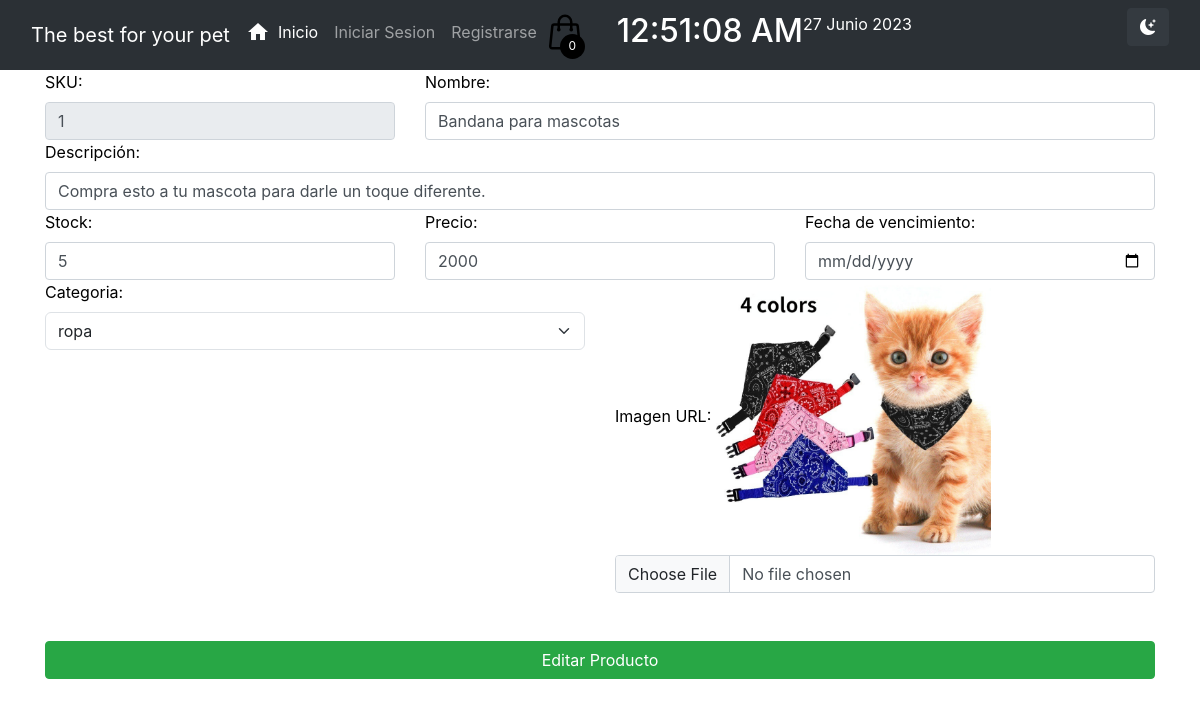
The app's page /editarProducto/1 with its own data.
### apps/Tienda/models.py (models this page shows, shortened)
class Producto(models.Model):
    sku = models.IntegerField(primary_key=True)
    nombre = models.CharField(max_length=100, null=False)
    descripcion = models.CharField(max_length=150,null=False)
    stock = models.IntegerField(null=False)
    precio = models.IntegerField(null=False)
    fecha_ingreso = models.DateField(auto_now_add=True)
    fecha_vencimiento = models.DateField(null=True,blank=True)
    categoria_id = models.ForeignKey(Categoria,on_delete=models.CASCADE)
    image_url = models.ImageField(upload_to="imagenesProductos")

### apps/Tienda/views.py (the view)
# urls.py: path('editarProducto/<sku>',views.cargarEditarProducto),
def cargarEditarProducto(request,sku):
    productos = Producto.objects.get(sku = sku)
    categorias = Categoria.objects.all()
    cateId = productos.categoria_id
    productoCategoria = Categoria.objects.get(categoria_id = cateId.categoria_id).categoria_id
    return render(request,"editar.html",{"prod":productos, "cate":categorias,"categoriaId":productoCategoria})

### apps/Tienda/templates/editar.html (shortened to what this page needs)
{% extends "./modulos.html" %}
{% load static %}
{% block head %}
<link rel="stylesheet" href="{% static 'css/registro.css' %}">
<link rel="stylesheet" href="{% static 'css/style.css' %}">
{% endblock %}
{% block body %}
<div class="container">
    <form action="/editarProductoForm" method="POST" enctype="multipart/form-data"> {% csrf_token %}
        <div class="row">
            <div class="col-md-4">
                <label for="txtSku">SKU:</label>
                <input readonly value="{{prod.sku}}" name="txtSku" id="txtSku" type="text" class="form-control">
            </div>
            <div class="col-md-8">
                <label for="txtNombre">Nombre:</label>
                <input value="{{prod.nombre}}" name="txtNombre" id="txtNombre" type="text" class="form-control">
            </div>
            <div class="col-md-12">
                <label for="txtDescripcion">Descripción:</label>
                <input value="{{prod.descripcion}}" name="txtDescripcion" id="txtDescripcion" type="text" class="form-control">
            </div>
            <div class="col-md-4">
                <label for="txtStock">Stock:</label>
                <input value="{{prod.stock}}" name="txtStock" id="txtStock" type="text" class="form-control">
            </div>
            <div class="col-md-4">
                <label for="txtPrecio">Precio:</label>
                <input value="{{prod.precio}}" name="txtPrecio" id="txtPrecio" type="number" class="form-control">
            </div>
            <div class="col-md-4">
                <label for="fechaVencimientoSel">Fecha de vencimiento:</label>
                <input value="{{prod.fecha_vencimiento|date:'Y-m-d'}}" type="date" name="fechaVencimientoSel" id="fechaVencimientoSel" type="text" class="form-control">
            </div>
            <div class="col-md-6">
                <label for="cmbCategoria">Categoria:</label>
                <select name="cmbCategoria" id="cmbCategoria" class="form-select" aria-label="Default select example">
                    {% for c in cate %}
                    <option value="{{c.categoria_id}}" {% if categoriaId == c.categoria_id %} selected {% endif %}>{{c.nombre}}</option>
                    {% endfor %}
                  </select>
            </div>
            <div class="col-md-6">
                <label for="txtImg">Imagen URL:</label>
                <img src="{{prod.image_url.url}}" alt="" height="100">
                <input  name="txtImg" id="txtImg" type="file" class="form-control">
            </div>
        </div>
        <button class="btn btn-success mt-5 w-100">Editar Producto</button>
    </form>
</div>
{% endblock %}

### apps/Tienda/static/css/oscuro.css (style rules this page uses)
.claro { background-color: #ffffff; color: #000000; }
.claro label { color: black; }

### apps/Tienda/static/css/carrito.css (style rules this page uses)
img { max-width: 100%; }

### apps/Tienda/static/css/style.css (style rules this page uses)
.container img { width: 275px; height: 275px; align-items: center; }

### records on screen
Producto: txtSku "1", txtNombre "Bandana para mascotas", txtDescripcion "Compra esto a tu mascota para darle un toque diferente.", txtStock "5", txtPrecio "2000", image_url (picture)

### other values on screen
form field cmbCategoria "ropa"
